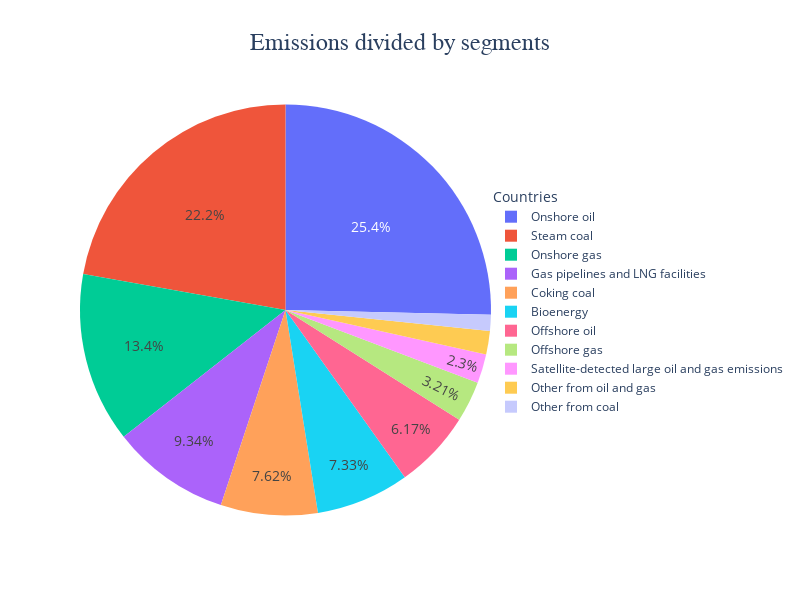

Notebook code cell kept with this figure:
### Code cell
fig = go.Figure(data=[go.Pie(labels=segment['Segment'], values=segment['Emissions'])])
fig.update_traces(hoverinfo='percent', textinfo='percent', textfont_size=14, )

# Add title
fig.update_layout(title='Emissions divided by segments', title_font_size=24, title_font_family='Arial',title_x=0.5)

# Add legend and adjust position
fig.update_layout(legend=dict(title='Countries', orientation='v', yanchor='top', y=0.8, xanchor='left', x=1))

# Resize the figure
fig.update_layout(height=600, width=800)

# Show the chart
fig.show()

### Figure 1 — Plotly figure (JSON) as saved in the notebook; plotly's stock layout.template omitted (floating-point values rounded to 4 significant figures)
{"data": [{"hoverinfo": "percent", "labels": ["Onshore oil", "Steam coal", "Onshore gas", "Gas pipelines and LNG facilities", "Coking coal", "Bioenergy", "Offshore oil", "Offshore gas", "Satellite-detected large oil and gas emissions", "Other from oil and gas", "Other from coal"], "textfont": {"size": 14}, "textinfo": "percent", "type": "pie", "values": [34330.0, 30050.0, 18100.0, 12640.0, 10310.0, 9926.0, 8350.0, 4342.0, 3106.0, 2493.0, 1699.0]}], "layout": {"height": 600, "legend": {"orientation": "v", "title": {"text": "Countries"}, "x": 1, "xanchor": "left", "y": 0.8, "yanchor": "top"}, "title": {"font": {"family": "Arial", "size": 24}, "text": "Emissions divided by segments", "x": 0.5}, "width": 800}}
